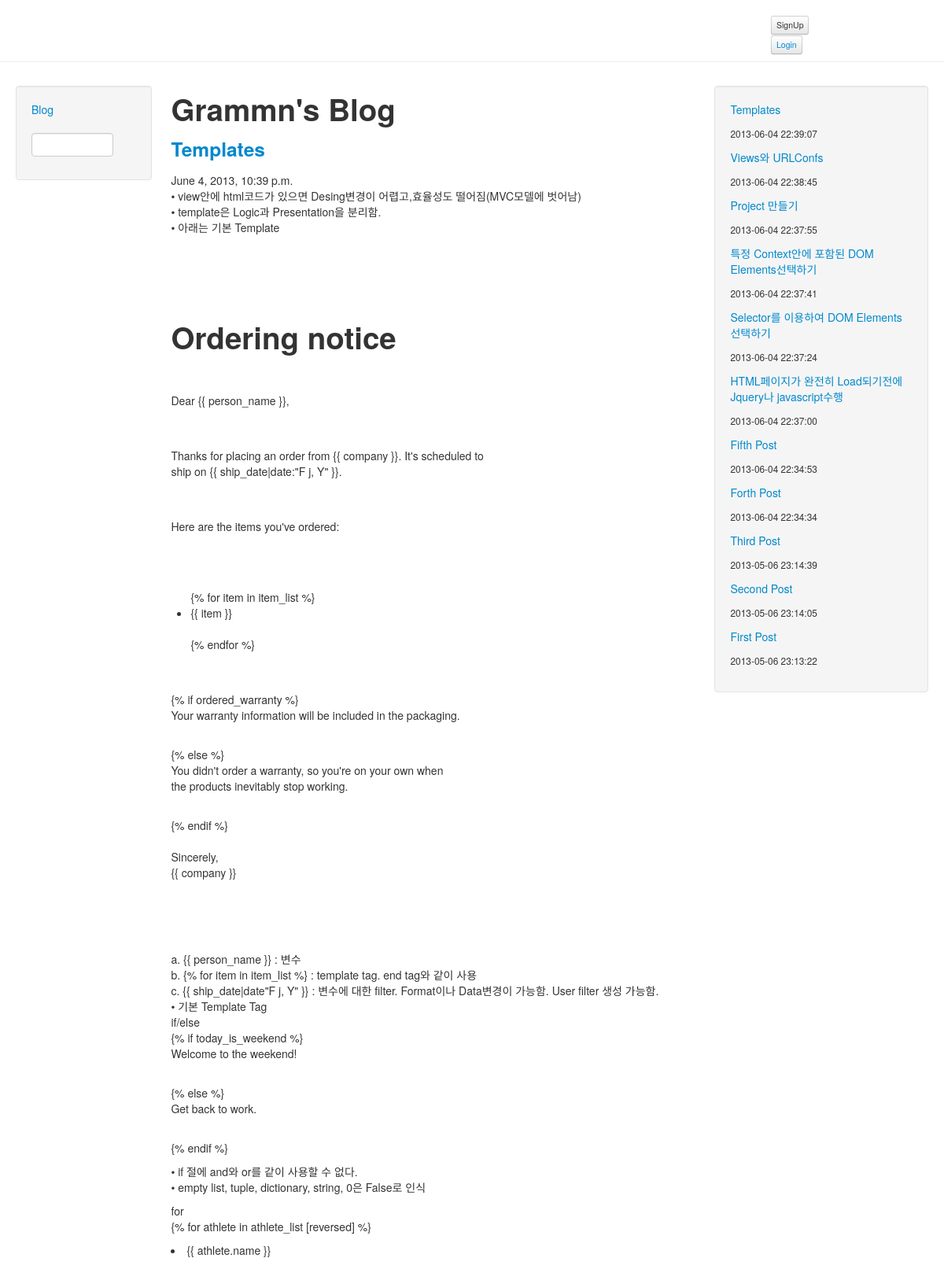
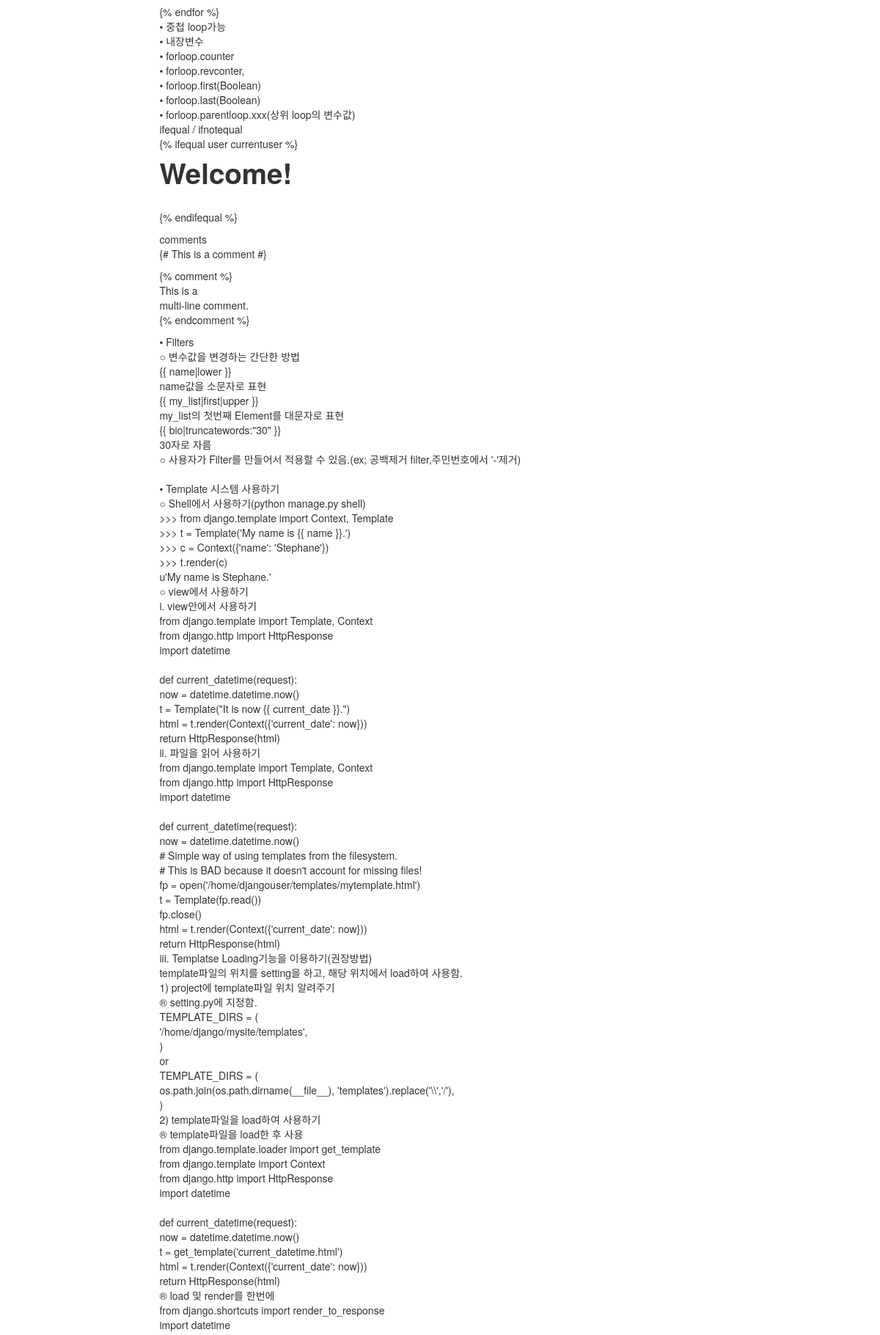
Page /blog/11/ (upper part) on the committed database (2 pictures, top to bottom).
### blog/models.py (models this page shows, shortened)
class Post(models.Model):
    subject = models.CharField(max_length=100)
    body = models.TextField()
    created = models.DateTimeField()
    tags = managers.TaggableManager()

### blog/views.py (the view)
# urls.py: url(r'blog/(?P<pk>\d+)/$','post'),
def post(request, pk):
    post = Post.objects.get(pk=pk)
    post_list = Post.objects.order_by("-created")
    try:
        prev_post = Post.objects.filter(created__lt=post.created).order_by("-created")[0:1].get()
    except ObjectDoesNotExist:
        prev_post = None
    try:
        next_post= Post.objects.filter(created__gt=post.created).order_by("created")[0:1].get()
    except ObjectDoesNotExist:
        next_post = None
    return render_to_response("postDetail.html",{'post' : post,
                                                 'prev_post':prev_post,
                                                 'next_post':next_post,
                                                 'archives':post_list}
                                               ,context_instance=RequestContext(request))

### blog/templates/postDetail.html (shortened to what this page needs)
{% extends "base.html" %}
{% block content %}
	<H1>Grammn's Blog</H1>
		<h3><a href="/blog/{{ post.pk }}/">{{ post.subject }}</a></h3>
		<div>
			{{ post.created }}
		</div>
		<div>
			{{ post.body|safe|linebreaks }}
		</div>
{% endblock %}

### blog/templates/archive.html
	{% for archive in archives %}
		<p class="text-info"><a href="/blog/{{ archive.pk }}">{{ archive.subject }}</a></p>
		<p class-"muted"><small>{{ archive.created|date:"Y-m-d H:i:s " }}</small></p>
	{% endfor %}

### rows in the picture
Post: subject "Templates", created "June 4, 2013, 10:39 p.m.", body "• view안에 html코드가 있으면 Desing변경이 어렵고,효율성도 떨어짐(MVC모델에 벗어남) • template은 Logic과 Presentation을 분리함. • 아래는 기본 Template Ordering notice Dear {{ person_name }}, Thanks for placing an order from {{ company }}. It's scheduled to ship on {{ ship_date|date:\"F j, Y\" }}. Here are the items you've ordered: {% for item in item_list %} {{ item }} {% endfor %} {% if ordered_warranty %} Your warranty information will be included in the packaging. {% else %} You didn't order a warranty, so you're on your own when the products inevitably stop working. {% endif %} Sincerely, {{ company }} a. {{ person_name }} : 변수 b. {% for item in item_list %} : template tag. end tag와 같이 사용 c. {{ ship_date|date\"F j, Y\" }} : 변수에…", created "2013-06-04 22:39:07"
Post: subject "Views와 URLConfs", created "2013-06-04 22:38:45"
Post: subject "Project 만들기", created "2013-06-04 22:37:55"
Post: subject "특정 Context안에 포함된 DOM Elements선택하기", created "2013-06-04 22:37:41"
Post: subject "Selector를 이용하여 DOM Elements 선택하기", created "2013-06-04 22:37:24"
Post: subject "HTML페이지가 완전히 Load되기전에 Jquery나 javascript수행", created "2013-06-04 22:37:00"
Post: subject "Fifth Post", created "2013-06-04 22:34:53"
Post: subject "Forth Post", created "2013-06-04 22:34:34"
Post: subject "Third Post", created "2013-05-06 23:14:39"
Post: subject "Second Post", created "2013-05-06 23:14:05"
Post: subject "First Post", created "2013-05-06 23:13:22"
